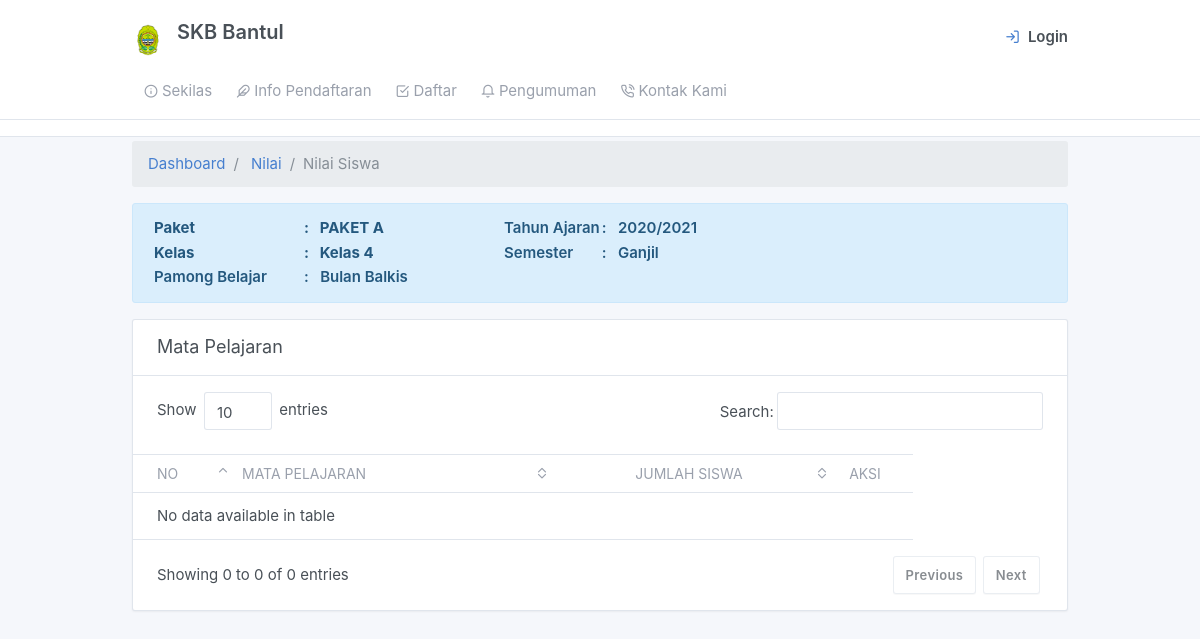
Before: /admin/nilai_permapel.php?id=1 (signed in) with the older database file.
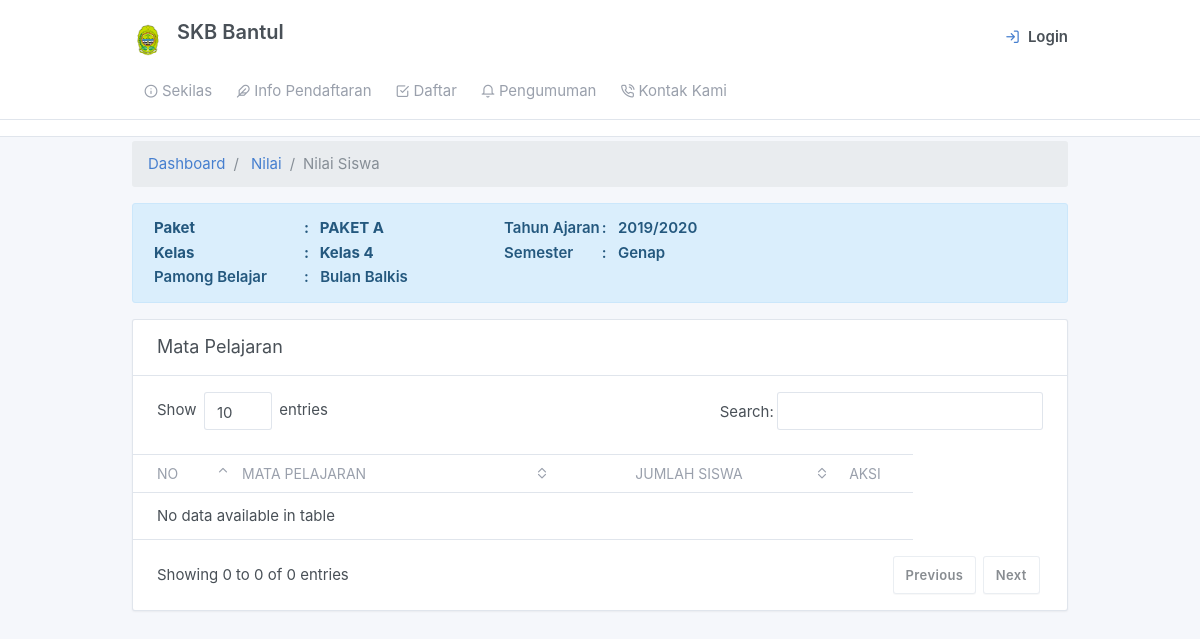
After: the same page with the newer database file.
### tables this page shows
CREATE TABLE `tb_rombel` (
  `rombel_id` int(11) NOT NULL,
  `ta_id` int(11) NOT NULL,
  `kelas_id` int(11) NOT NULL,
  `nik` char(16) NOT NULL
);

CREATE TABLE `tb_tahunajaran` (
  `ta_id` int(11) NOT NULL,
  `semester_id` int(11) NOT NULL,
  `ta_nama` varchar(12) NOT NULL,
  `ta_status` varchar(12) NOT NULL DEFAULT 'Tidak Aktif'
);

CREATE TABLE `tb_paket` (
  `paket_id` int(11) NOT NULL,
  `paket_nama` char(10) NOT NULL
);

CREATE TABLE `tb_kelas` (
  `kelas_id` int(11) NOT NULL,
  `kelas_nama` varchar(11) NOT NULL,
  `paket_id` int(11) NOT NULL
);

CREATE TABLE `tb_pamong_belajar` (
  `nik` char(16) NOT NULL,
  `pamong_nama` varchar(50) NOT NULL,
  `pamong_tempat_lhr` varchar(30) NOT NULL,
  `pamong_tanggal_lhr` date NOT NULL,
  `pamong_jenkel` enum('Laki-Laki','Perempuan') NOT NULL,
  `pamong_agama` varchar(12) NOT NULL,
  `pamong_alamat` varchar(100) NOT NULL,
  `pamong_no_hp` varchar(14) NOT NULL,
  `pamong_jabatan` enum('Pamong Belajar','Tutor') NOT NULL
);

### admin/nilai_permapel.php (the view, shortened to what this page needs)
<?php include_once "cek_session.php"; include_once "views/main.php"; ?>
<div class="my-3 my-md-1">
  <div class="container">
    <ol class="breadcrumb">
      <li class="breadcrumb-item">
        <a href="../index.php">Dashboard</a>
      </li>
      <li class="breadcrumb-item">
        <a href="../admin/nilai.php">Nilai</a>
      </li>
      <li class="breadcrumb-item active">Nilai Siswa</li>
    </ol>
    <?php
    $sql1 = mysqli_query($connect, "SELECT (SELECT semester FROM tb_semester where semester_status='Aktif') as semester,a.rombel_id,c.kelas_nama,f.paket_nama,b.ta_nama,e.pamong_nama FROM tb_rombel a JOIN tb_tahunajaran b ON a.ta_id=b.ta_id JOIN tb_kelas c ON a.kelas_id=c.kelas_id JOIN tb_pamong_belajar e ON a.nik=e.nik JOIN tb_paket f ON c.paket_id=f.paket_id WHERE a.ta_id=(SELECT ta_id FROM tb_tahunajaran WHERE ta_status='Aktif') AND a.rombel_id='" . $_GET['id'] . "'");
    $cek1 = mysqli_num_rows($sql1);
    if ($cek1 > 0) {
      while ($data1 = mysqli_fetch_array($sql1)) {
    ?>
        <div class="alert alert-info" role="alert">
          <table>
            <tr>
              <th style="text-align:left;" width="100px">Paket </th>
              <th style="text-align:left;" width="120px">: &nbsp&nbsp<?php echo $data1['paket_nama'] ?></th>
              <td><b>Tahun Ajaran </b></td>
              <td><b>: &nbsp&nbsp<?php echo $data1['ta_nama'] ?></b></td>
            </tr>
            <tr>
              <th style="text-align:left;" width="100px">Kelas </th>
              <th style="text-align:left;" width="200px">: &nbsp&nbsp<?php echo $data1['kelas_nama'] ?></th>
              <td><b>Semester </b></td>
              <td><b>: &nbsp&nbsp<?php echo $data1['semester'] ?></b></td>
            </tr>
            <tr>
              <td style="text-align:left;" width="150px"><b>Pamong Belajar </b></td>
              <td><b>: &nbsp&nbsp<?php echo $data1['pamong_nama'] ?></b></td>
            </tr>
          </table>
        </div>
    <?php }
    } ?>
    <form method="post">
      <div class="">
        <div class="card">
          <div class="card-header">
            <h3 class="card-title">Mata Pelajaran</h3>
          </div>
          <div class="table-responsive">
            <table border="0px" style="border-collapse: collapse;" class="table card-table table-vcenter text-nowrap datatable">
              <thead>
                <tr>
                  <th>No</th>
                  <th>Mata Pelajaran</th>
                  <th colspan=""><center>Jumlah Siswa</center></th>
                  <th colspan="2"><center>Aksi</center></th>
                </tr>
              </thead>
              <tbody>
              </tbody>
            </table>
          </div>
        </div>
      </div>
  </div>
</div>

Changed rows visible on the page:
changed tb_rombel "PAKET A": ta.ta_nama "2020/2021" → "2019/2020"; semester "Ganjil" → "Genap"
